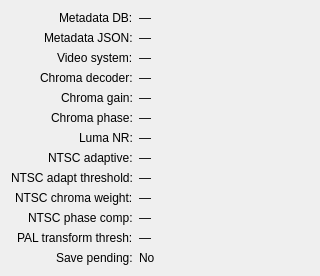
<?xml version="1.0" encoding="UTF-8"?>
<ui version="4.0">
 <class>MetadataStatusDialog</class>
 <widget class="QDialog" name="MetadataStatusDialog">
  <property name="windowTitle">
   <string>Metadata status</string>
  </property>
  <property name="minimumSize">
   <size>
    <width>320</width>
    <height>0</height>
   </size>
  </property>
  <layout class="QVBoxLayout" name="metadataStatusLayout">
   <item>
    <layout class="QFormLayout" name="metadataStatusFormLayout">
     <property name="labelAlignment">
      <set>Qt::AlignRight|Qt::AlignVCenter</set>
     </property>
     <item row="0" column="0">
      <widget class="QLabel" name="metadataStatusDbLabel">
       <property name="text">
        <string>Metadata DB:</string>
       </property>
      </widget>
     </item>
     <item row="0" column="1">
      <widget class="QLabel" name="metadataStatusDbValueLabel">
       <property name="text">
        <string>—</string>
       </property>
       <property name="wordWrap">
        <bool>true</bool>
       </property>
       <property name="textInteractionFlags">
        <set>Qt::TextSelectableByMouse</set>
       </property>
      </widget>
     </item>
     <item row="1" column="0">
      <widget class="QLabel" name="metadataStatusJsonLabel">
       <property name="text">
        <string>Metadata JSON:</string>
       </property>
      </widget>
     </item>
     <item row="1" column="1">
      <widget class="QLabel" name="metadataStatusJsonValueLabel">
       <property name="text">
        <string>—</string>
       </property>
       <property name="wordWrap">
        <bool>true</bool>
       </property>
       <property name="textInteractionFlags">
        <set>Qt::TextSelectableByMouse</set>
       </property>
      </widget>
     </item>
     <item row="2" column="0">
      <widget class="QLabel" name="metadataStatusSystemLabel">
       <property name="text">
        <string>Video system:</string>
       </property>
      </widget>
     </item>
     <item row="2" column="1">
      <widget class="QLabel" name="metadataStatusSystemValueLabel">
       <property name="text">
        <string>—</string>
       </property>
      </widget>
     </item>
     <item row="3" column="0">
      <widget class="QLabel" name="metadataStatusChromaDecoderLabel">
       <property name="text">
        <string>Chroma decoder:</string>
       </property>
      </widget>
     </item>
     <item row="3" column="1">
      <widget class="QLabel" name="metadataStatusChromaDecoderValueLabel">
       <property name="text">
        <string>—</string>
       </property>
      </widget>
     </item>
     <item row="4" column="0">
      <widget class="QLabel" name="metadataStatusChromaGainLabel">
       <property name="text">
        <string>Chroma gain:</string>
       </property>
      </widget>
     </item>
     <item row="4" column="1">
      <widget class="QLabel" name="metadataStatusChromaGainValueLabel">
       <property name="text">
        <string>—</string>
       </property>
      </widget>
     </item>
     <item row="5" column="0">
      <widget class="QLabel" name="metadataStatusChromaPhaseLabel">
       <property name="text">
        <string>Chroma phase:</string>
       </property>
      </widget>
     </item>
     <item row="5" column="1">
      <widget class="QLabel" name="metadataStatusChromaPhaseValueLabel">
       <property name="text">
        <string>—</string>
       </property>
      </widget>
     </item>
     <item row="6" column="0">
      <widget class="QLabel" name="metadataStatusLumaNrLabel">
       <property name="text">
        <string>Luma NR:</string>
       </property>
      </widget>
     </item>
     <item row="6" column="1">
      <widget class="QLabel" name="metadataStatusLumaNrValueLabel">
       <property name="text">
        <string>—</string>
       </property>
      </widget>
     </item>
     <item row="7" column="0">
      <widget class="QLabel" name="metadataStatusNtscAdaptiveLabel">
       <property name="text">
        <string>NTSC adaptive:</string>
       </property>
      </widget>
     </item>
     <item row="7" column="1">
      <widget class="QLabel" name="metadataStatusNtscAdaptiveValueLabel">
       <property name="text">
        <string>—</string>
       </property>
      </widget>
     </item>
     <item row="8" column="0">
      <widget class="QLabel" name="metadataStatusNtscAdaptThresholdLabel">
       <property name="text">
        <string>NTSC adapt threshold:</string>
       </property>
      </widget>
     </item>
     <item row="8" column="1">
      <widget class="QLabel" name="metadataStatusNtscAdaptThresholdValueLabel">
       <property name="text">
        <string>—</string>
       </property>
      </widget>
     </item>
     <item row="9" column="0">
      <widget class="QLabel" name="metadataStatusNtscChromaWeightLabel">
       <property name="text">
        <string>NTSC chroma weight:</string>
       </property>
      </widget>
     </item>
     <item row="9" column="1">
      <widget class="QLabel" name="metadataStatusNtscChromaWeightValueLabel">
       <property name="text">
        <string>—</string>
       </property>
      </widget>
     </item>
     <item row="10" column="0">
      <widget class="QLabel" name="metadataStatusNtscPhaseCompLabel">
       <property name="text">
        <string>NTSC phase comp:</string>
       </property>
      </widget>
     </item>
     <item row="10" column="1">
      <widget class="QLabel" name="metadataStatusNtscPhaseCompValueLabel">
       <property name="text">
        <string>—</string>
       </property>
      </widget>
     </item>
     <item row="11" column="0">
      <widget class="QLabel" name="metadataStatusPalTransformThresholdLabel">
       <property name="text">
        <string>PAL transform thresh:</string>
       </property>
      </widget>
     </item>
     <item row="11" column="1">
      <widget class="QLabel" name="metadataStatusPalTransformThresholdValueLabel">
       <property name="text">
        <string>—</string>
       </property>
      </widget>
     </item>
     <item row="12" column="0">
      <widget class="QLabel" name="metadataStatusSavePendingLabel">
       <property name="text">
        <string>Save pending:</string>
       </property>
      </widget>
     </item>
     <item row="12" column="1">
      <widget class="QLabel" name="metadataStatusSavePendingValueLabel">
       <property name="text">
        <string>No</string>
       </property>
      </widget>
     </item>
    </layout>
   </item>
  </layout>
 </widget>
 <resources/>
 <connections/>
</ui>
